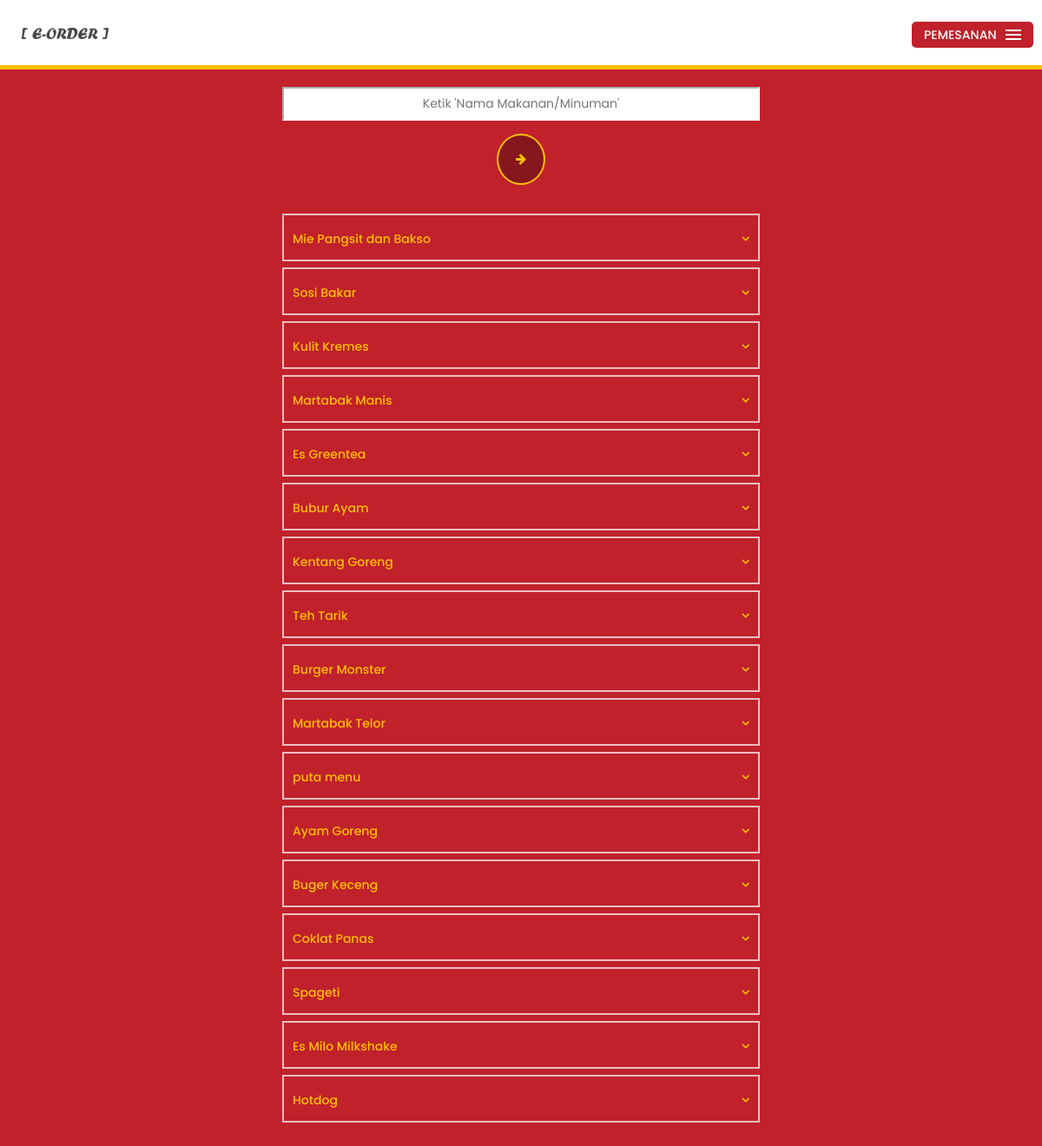
Page /index.php/c_search on the committed database.
### tables this page shows
CREATE TABLE IF NOT EXISTS `menu` (
  `ID_MENU` char(8) NOT NULL,
  `ID_KEDAI` int(11) DEFAULT NULL,
  `BARU` char(1) DEFAULT NULL,
  `NAMA_MENU` varchar(50) DEFAULT NULL,
  `DESKRIPSI_MENU` varchar(100) DEFAULT NULL,
  `PROMO` varchar(100) DEFAULT NULL,
  `HARGA_MENU` int(11) DEFAULT NULL,
  `KATEGORI` char(8) DEFAULT NULL,
  `GAMBAR` varchar(1000) DEFAULT NULL
);

### application/controllers/C_Search.php (called while the page is built, shortened)
<?php
    class C_Search extends CI_Controller{
        function __construct(){
            $this->load->Model('M_menu');
            $this->load->model('M_kedai');
        }
        public function index(){
            $Keyword = $this->input->post('key');
            $data['menu'] = $this->M_menu->getMenuSearch(array('NAMA_MENU' => $Keyword));
            $data['data'] = $this->M_kedai->getDataKedai();
            $data['kedai'] = $this->M_kedai->getDataKedai();
            $this->load->view('V_Search',$data);
        }
    }
?>

### index.php (called while the page is built, shortened)
<?php
require_once BASEPATH.'core/CodeIgniter.php';

### application/models/M_menu.php (called while the page is built, shortened)
<?php defined('BASEPATH') OR exit('No direct script access allowed');
class M_menu extends CI_Model{
    public function getMenuSearch($where = array()){
        $this->db->like($where);
        return $this->db->get('menu')->result_array();
    }
}

### application/views/V_Search.php (the view, shortened to what this page needs)
<!DOCTYPE html>
<html lang="en">
<head>
    <link href="<?php echo base_url('assets-front-end').'/';?>css/bootstrap.min.css" rel="stylesheet">
    <link href="<?php echo base_url('assets-front-end').'/';?>ionicons/css/ionicons.min.css" rel="stylesheet">
    <link href="<?php echo base_url('assets-front-end').'/';?>fonts/font-awesome-4.6.1/css/font-awesome.min.css" rel="stylesheet">
    <link href="<?php echo base_url('assets-front-end').'/';?>css/style.css" rel="stylesheet">
    <link href="<?php echo base_url('assets-front-end').'/';?>css/custom.css" rel="stylesheet">
    <link href="<?php echo base_url('assets-front-end').'/'; ?>css/sweetalert2.min.css" rel="stylesheet">
</head>
<body>
    <div class="container-fluid">
        <header class="box-header">
            <div class="box-logo">
                <a href="Home.html"><img src="<?php echo base_url('assets-front-end').'/';?>img/logo-1.png" width="100" alt="Logo"></a>
            </div>
            <a class="box-primary-nav-trigger" href="#0">
                <span class="box-menu-text">Pemesanan</span><span class="box-menu-icon"></span>
            </a>
        </header>
    </div>
    <div class="container-fluid" style="padding:20px;margin-top:80px">
        <div class="col-xs-12 col-sm-10 col-sm-offset-1 col-md-6 col-md-offset-3">
        <form autocomplete="off" action="<?php echo site_url('C_Search');?>" method="post">
            <div id="search" class="text-center">
                <input type="text" placeholder="Ketik 'Nama Makanan/Minuman'" name="key">
                <button type="submit"><i class="fa fa-arrow-right"></i></button>
            </div>
        </form>
            <br>
            <?php
                    foreach($menu as $row){
            ?>
            <div class="list-menu">
                <form class="pesan">
                    <h5 class="nama-menu-kedai"><?php echo $row['NAMA_MENU'];?><i class="fa fa-angle-down" aria-hidden="true"></i></h5>
                    <p><?php echo $row['DESKRIPSI_MENU'];?></p>
                    <div class="text-center">Jumlah</div><input type="number" min="1" max="99" placeholder="0" name="Jumlah"><br>
                </form>
            </div>
                <?php
                    }
                ?>
        </div>
    </div>
</body>
</html>

### assets-front-end/css/style.css (style rules this page uses)
html, body { height: 100%; font-family: 'Poppins', sans-serif; line-height: 1.8; color: #999 }
a { -webkit-transition: all .3s; transition: all .3s }
h5 { color: #ffbf00; }
.box-header { position: absolute; top: 0; left: 0; background: rgba(255, 255, 255, 0.95); height: 50px; width: 100%; z-index: 3; box-shadow: 0 1px 2px rgba(0, 0, 0, 0.3); -webkit-font-smoothing: antialiased; -moz-osx-font-smoothing: grayscale; }
.box-header { height: 80px; background: transparent; box-shadow: none; }
.box-header { -webkit-transition: background-color 0.3s; transition: background-color 0.3s; -webkit-transform: translate3d(0, 0, 0); transform: translate3d(0, 0, 0); -webkit-backface-visibility: hidden; backface-visibility: hidden; }
.box-logo { display: block; padding: 20px; }
.box-primary-nav-trigger { position: absolute; right: 0; top: 0; height: 100%; width: 50px; background-color: #fff; }
.box-primary-nav-trigger .box-menu-text { color: #393939; text-transform: uppercase; font-weight: 700; display: none; }
.box-primary-nav-trigger { width: 140px; padding-left: 1em; background-color: transparent; height: 30px; line-height: 30px; right: 10px; top: 50%; bottom: auto; -webkit-transform: translateY(-50%); transform: translateY(-50%); }
.box-primary-nav-trigger .box-menu-text { display: inline-block; }
.nama-menu-kedai { position: relative; }
.nama-menu-kedai i { position: absolute; right: 0; font-weight: bold; }

### assets-front-end/css/custom.css (style rules this page uses)
body { background-color: #c0212b; }
.box-primary-nav-trigger { background-color: #c0212b; border-radius: 5px; line-height: 30px; }
.box-primary-nav-trigger .box-menu-text { color: #ffffff; font-weight: 500; }
.box-logo { padding: 25px; background-color: white; box-shadow: 0px 5px 0px #ffbf00; }
#search input[type="text"] { width: 100%; padding: 5px 10px; margin-bottom: 15px; text-align: center; border: 2px inset white; transition: all .5s ease; -o-transition: all .5s ease; -webkit-transition: all .5s ease; -mozilla-transition: all .5s ease; }
#search button { padding: 15px 20px; border-radius: 50%; border: 2px solid #ffbf00; background-color: rgba(0,0,0,0.3); color: #ffbf00; outline: none; transition: all .5s ease; -o-transition: all .5s ease; -webkit-transition: all .5s ease; -mozilla-transition: all .5s ease; }
.list-menu, .list-pesanan { border: 2px solid rgba(255,255,255,0.7); padding: 10px; max-height: 55px; overflow: hidden; margin: 7px 0px; transition: all .5s ease; -o-transition: all .5s ease; -webkit-transition: all .5s ease; -mozilla-transition: all .5s ease; }
.list-menu p, .list-pesanan p { color: rgba(255,255,255,0.9); }

### rows in the picture
menu: NAMA_MENU "Mie Pangsit dan Bakso"
menu: NAMA_MENU "Sosi Bakar"
menu: NAMA_MENU "Kulit Kremes"
menu: NAMA_MENU "Martabak Manis"
menu: NAMA_MENU "Es Greentea"
menu: NAMA_MENU "Bubur Ayam"
menu: NAMA_MENU "Kentang Goreng"
menu: NAMA_MENU "Teh Tarik"
menu: NAMA_MENU "Burger Monster"
menu: NAMA_MENU "Martabak Telor"
menu: NAMA_MENU "puta menu"
menu: NAMA_MENU "Ayam Goreng"
menu: NAMA_MENU "Buger Keceng"
menu: NAMA_MENU "Coklat Panas"
menu: NAMA_MENU "Spageti"
menu: NAMA_MENU "Es Milo Milkshake"
menu: NAMA_MENU "Hotdog"
